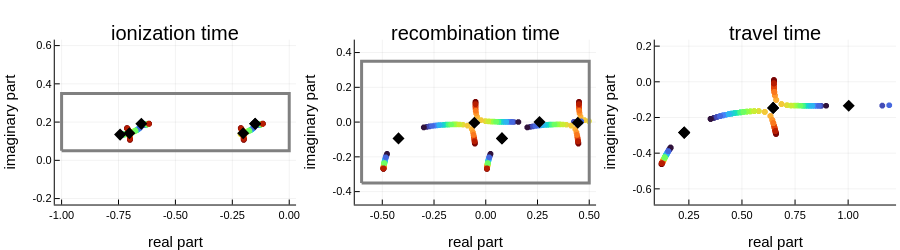

The notebook cell this image was saved under:
### Markdown cell above
For a given field configuration, plotting all saddle points in the complex plane is helpful:

### Code cell
let
    beam = BeamBEOTC(Intensity1 = Intensity1, 
        Intensity2 = 0.01*Intensity1,
        lambda = λ, r=1, s=2, epsilon = ε,
        phi = 0.)
    
    # these windows are drawn as grey boundaries, just to be aware where one cuts off
    ti_domain = ComplexDomain(-1.,0, 0.05,0.35)*TCycle(beam); # (real(min), real(max), imag(min), imag(max))
    tr_domain = ComplexDomain(-0.6,0.5, -0.35,0.35)*TCycle(beam);    
    
    all_saddles = Dict{Number,Vector{Saddle}}()
    for q in range(15, stop = 40, step = 1)
        all_saddles[q] = find_saddles_sobol(q, b=beam, Ip = Ip, ti_cd = ti_domain, tr_cd = tr_domain, N = 150)    
    end
    
    # these are the fold points
    thcs = find_thcs_sobol(beam, Ip, ti_domain, tr_domain, N = 100)
    # it's not unreasonable to filter for fold points for which the coalescence happens at a harmonic order (q) that lies somewhat within our typical range
#     filter!(x -> (0 < real(x.qhc) < 45) && (real(x.trhc-x.tihc) < TCycle(beam)), thcs)
    
    
    plot_sp_times_cp(beam, all_saddles, thcs, ti_domain, tr_domain)    
    
end
